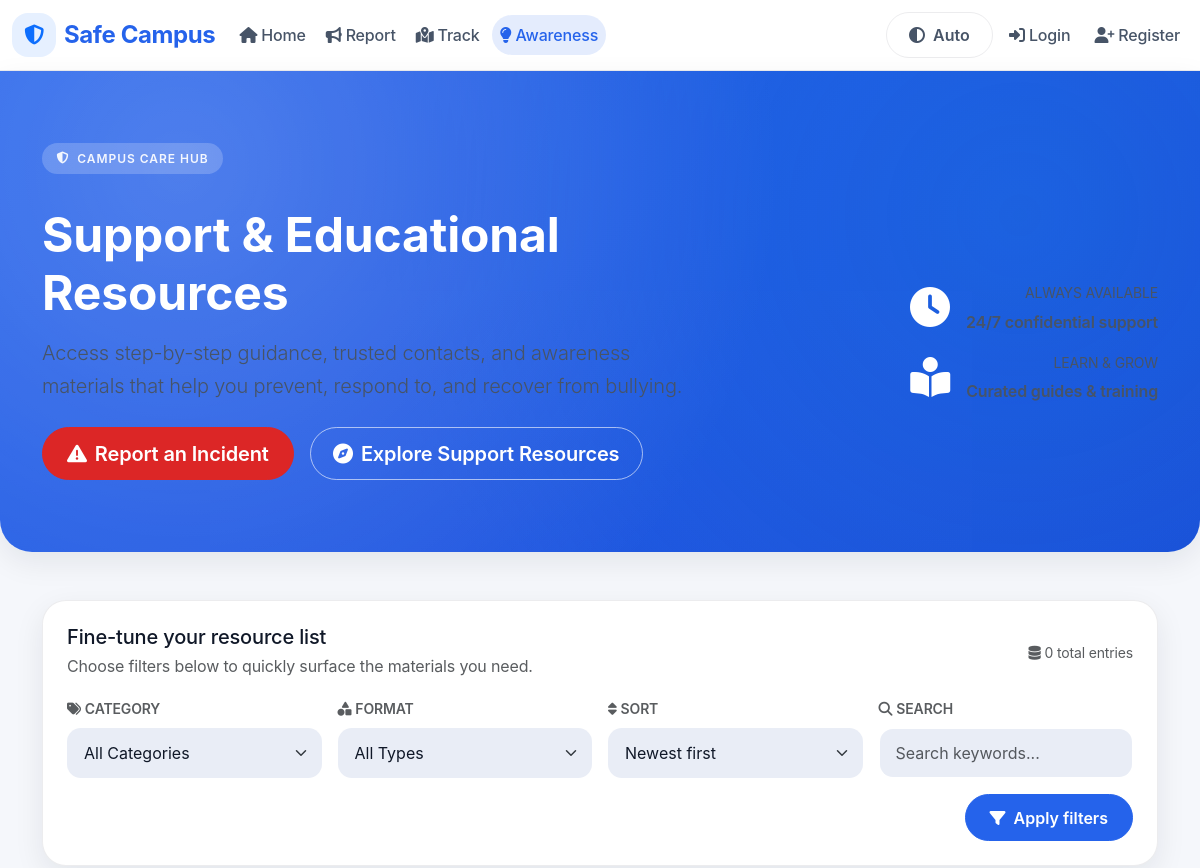
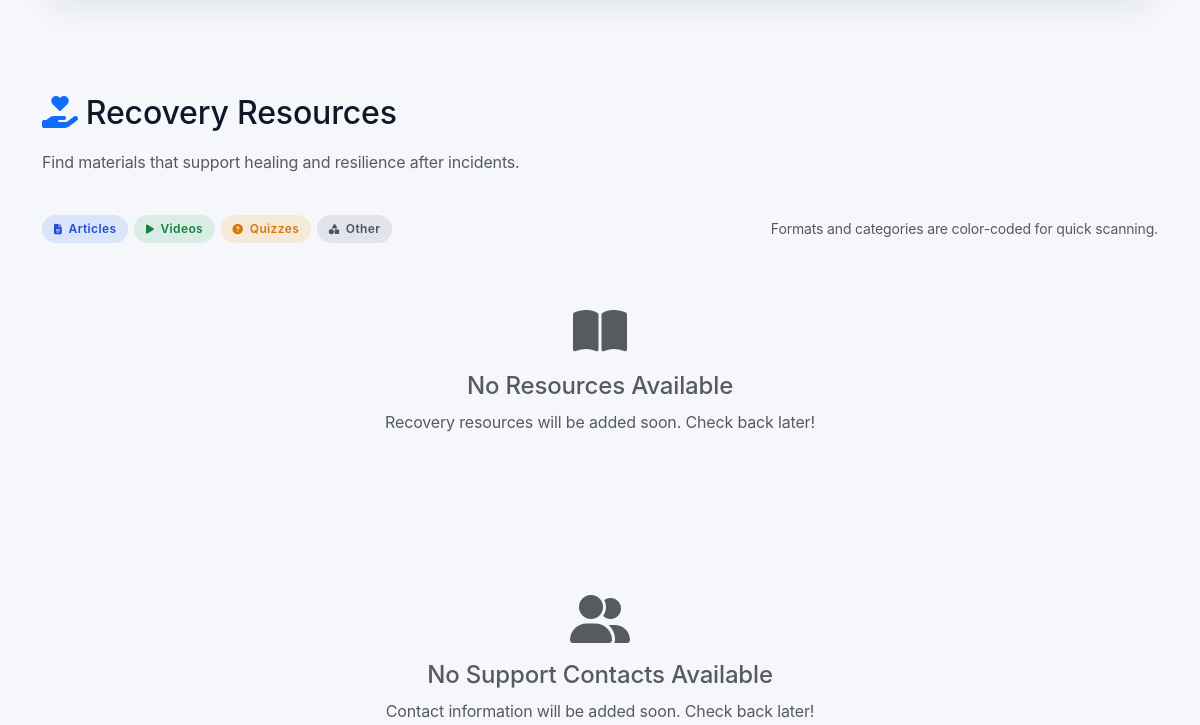
Before: /awareness/ (upper part) with the older database file (2 pictures, top to bottom).
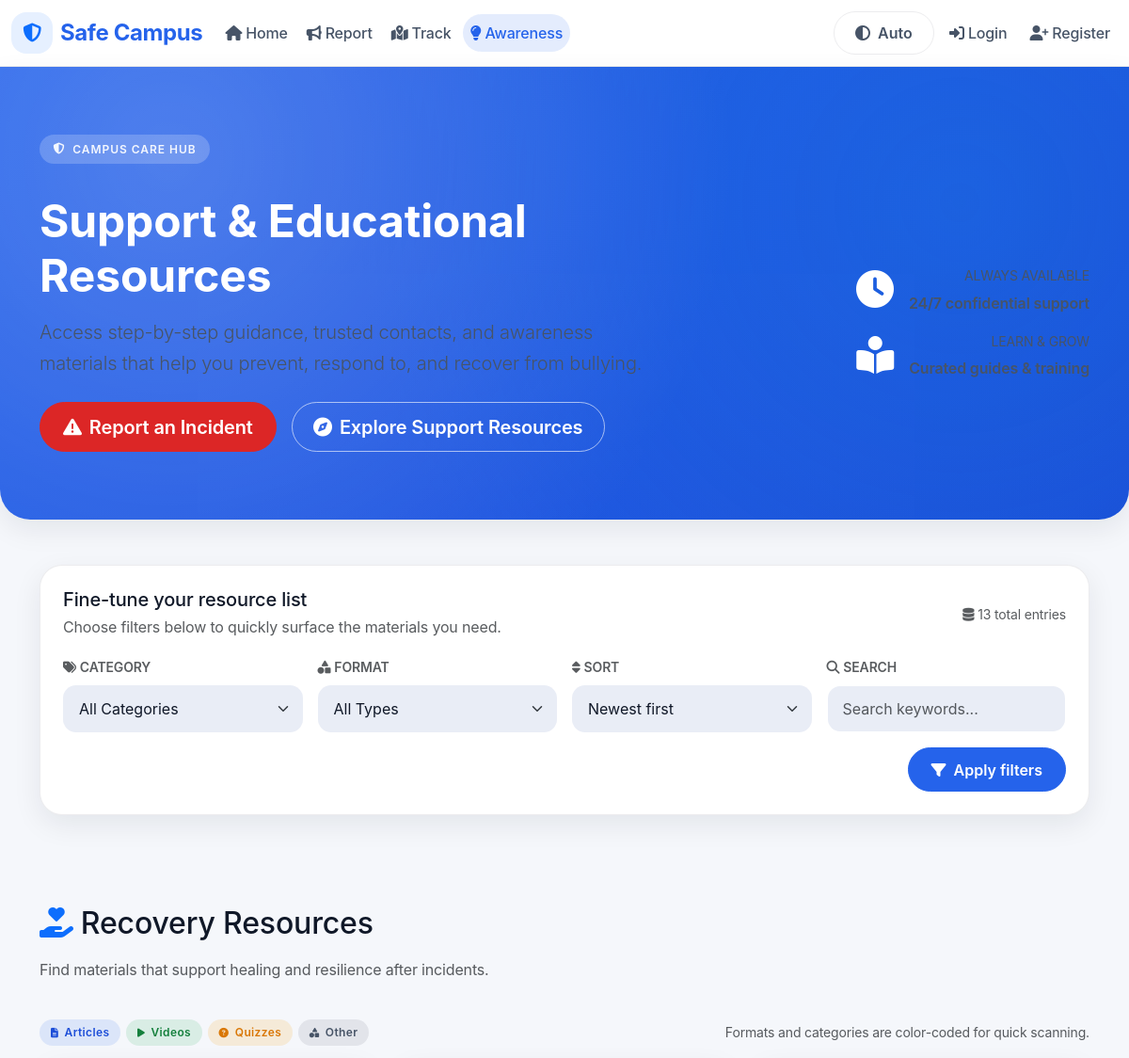
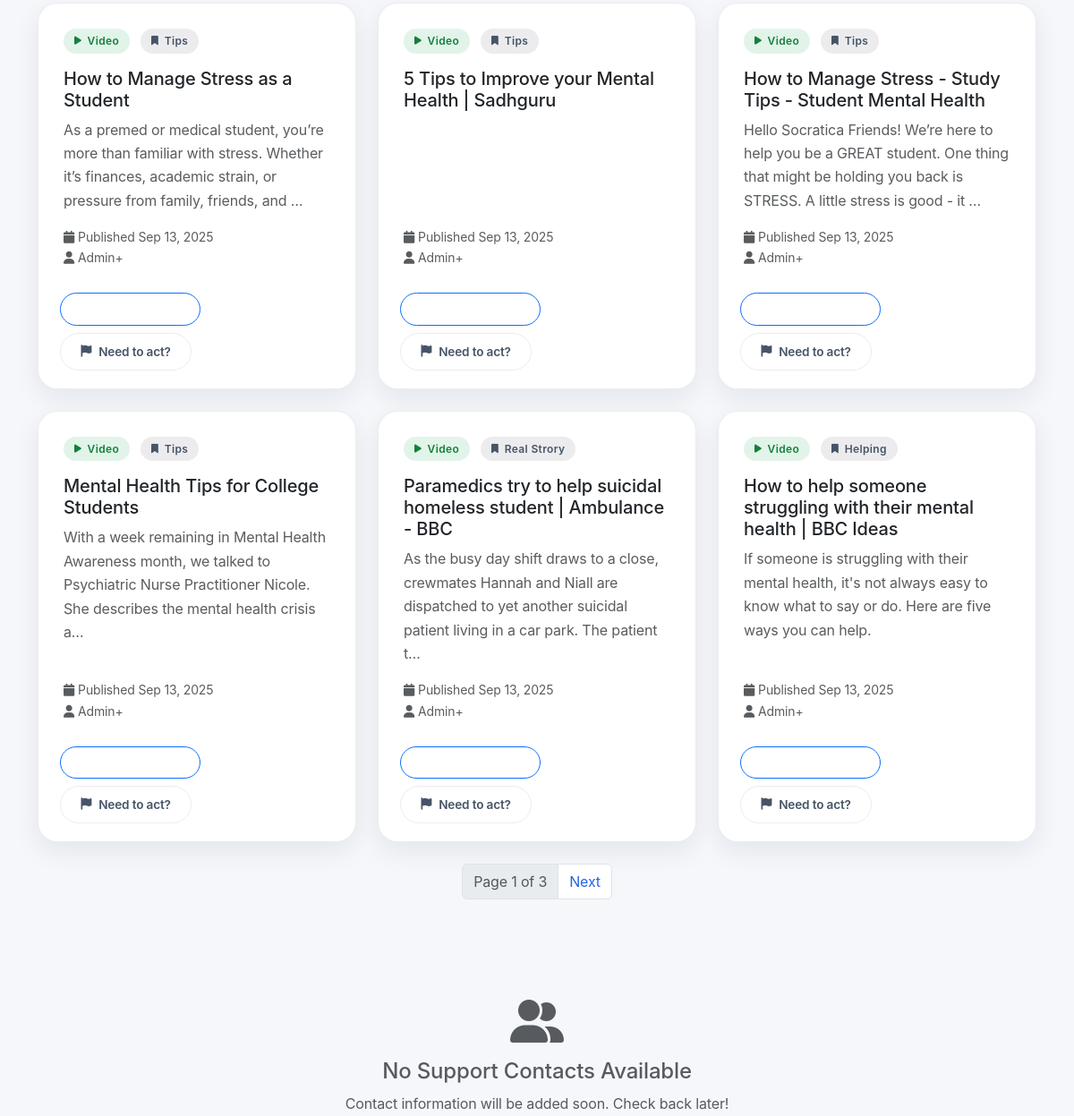
After: the same page with the newer database file (2 pictures, top to bottom).
### tccweb/core/models.py (models this page shows, shortened)
class EducationalResource(models.Model):
    RESOURCE_TYPES = [
        ("article", "Article"),
        ("video", "Video"),
        ("guide", "Guide"),
        ("quiz", "Quiz"),
    ]
    title = models.CharField(max_length=200)
    content = models.TextField(blank=True)
    url = models.URLField(blank=True)
    file = models.FileField(
        upload_to=resource_file_path,
        storage=resource_storage,
        blank=True,
        null=True,
        validators=[
            FileExtensionValidator(["pdf", "mp4"]),
            validate_file_type,
            validate_file_size,
            validate_no_malware,
        ],
    )
    resource_type = models.CharField(max_length=20, choices=RESOURCE_TYPES, default="article")
    category = models.CharField(max_length=50, blank=True)
    is_public = models.BooleanField(default=True)
    created_by = models.ForeignKey(User, on_delete=models.CASCADE, related_name='created_resources')
    created_at = models.DateTimeField(auto_now_add=True)
    class Meta:
        indexes = [
            models.Index(fields=["created_at"]),
            models.Index(fields=["created_by"]),
        ]

### tccweb/user_portal/views.py (the view)
# urls.py: path('awareness/', views.admin_awareness, name='admin_awareness'),
def awareness(request):
    try:
        resources = (
            EducationalResource.objects.filter(is_public=True)
            .select_related("created_by")
        )
    except Exception:
        logger.exception("Failed to load resources")
        resources = EducationalResource.objects.none()
        messages.error(request, "Unable to load resources.")
    category = request.GET.get('category')
    resource_type = request.GET.get('type')
    query = request.GET.get('q')
    sort = request.GET.get('sort', '-created_at')
    if category and category != 'all':
        resources = resources.filter(category=category)
    if resource_type and resource_type != 'all':
        resources = resources.filter(resource_type=resource_type)
    if query:
        resources = resources.filter(Q(title__icontains=query) | Q(content__icontains=query))
    allowed_sorts = ['title', '-title', 'created_at', '-created_at']
    if sort not in allowed_sorts:
        sort = '-created_at'
    resources = resources.order_by(sort)
    paginator = Paginator(resources, 6)
    page_number = request.GET.get('page')
    page_obj = paginator.get_page(page_number)
    try:
        contacts_qs = SupportContact.objects.filter(is_available=True).order_by('name')
    except Exception:
        logger.exception("Failed to load support contacts")
        contacts_qs = SupportContact.objects.none()
        messages.error(request, "Unable to load support contacts.")
    contacts_paginator = Paginator(contacts_qs, 6)
    contacts_page_number = request.GET.get('contact_page')
    contacts_page = contacts_paginator.get_page(contacts_page_number)
    context = {
        'resources': page_obj,
        'contacts': contacts_page,
        'category': category or 'all',
        'type': resource_type or 'all',
        'query': query or '',
        'sort': sort,
    }
    return render(request, 'awareness.html', context)

### tccweb/core/context_processors.py (called while the page is built)
def google_keys(request):
    return {
        "GOOGLE_MAPS_API_KEY": getattr(settings, "GOOGLE_MAPS_API_KEY", ""),
        "GOOGLE_CLIENT_ID": getattr(settings, "GOOGLE_CLIENT_ID", ""),
    }

def enable_2fa_banner(request):
    user = getattr(request, "user", None)
    should_show_banner = False
    setup_url = resolve_2fa_setup_url()
    if user and user.is_authenticated:
        should_show_banner = not user_has_confirmed_2fa(user)
    if should_show_banner and not setup_url:
        should_show_banner = False
    return {
        "enable_2fa_banner": should_show_banner,
        "enable_2fa_setup_url": setup_url,
    }

def auto_logout_settings(request):
    timeout = getattr(settings, "AUTO_LOGOUT_TIMEOUT", 0)
    try:
        timeout_seconds = int(timeout)
    except (TypeError, ValueError):
        timeout_seconds = 0
    return {
        "auto_logout_timeout_seconds": max(timeout_seconds, 0),
    }

### tccweb/user_portal/context_processors.py (called while the page is built, shortened)
def unread_messages(request):
    if not request.user.is_authenticated or ChatMessage is None:
        return {"unread_messages": 0, "admin_alerts": 0}

### tccweb/user_portal/templates/awareness.html (shortened to what the changed rows need)
{% extends "base.html" %}
{% block content %}
<section class="awareness-hero text-white py-5">
    <div class="container py-4">
        <div class="row align-items-center g-4 mt-2">
            <div class="col-lg-7">
                <h1 class="display-5 fw-bold mb-3">Support &amp; Educational Resources</h1>
            </div>
        </div>
    </div>
</section>
<section class="py-5">
    <div class="container">
        <div class="filter-card" role="search">
            <div class="d-flex flex-column flex-md-row justify-content-between align-items-md-center gap-3 mb-3">
                <div>
                    <h2 class="h5 mb-1">Fine-tune your resource list</h2>
                    <p class="text-muted mb-0">Choose filters below to quickly surface the materials you need.</p>
                </div>
                <div class="text-md-end text-muted small">
                    <i class="fas fa-database me-1"></i>{{ resources.paginator.count }} total entries
                </div>
            </div>
        </div>
    </div>
</section>
<section class="py-5" id="resources">
    <div class="container">
        <div class="row mb-4">
            <div class="col-12">
                <h2 class="mb-3"><i class="fas fa-hand-holding-heart me-2 text-primary"></i>Recovery Resources</h2>
            </div>
        </div>
                        <div id="resourcesContent" class="d-none" aria-live="polite">
            {% if resources %}
            <div class="row g-4" id="resourcesContainer">
                {% for resource in resources %}
                <div class="col-md-6 col-lg-4 resource-item"
                     data-category="{{ resource.category }}"
                     data-type="{{ resource.resource_type }}">
                    <div class="card h-100">
                        <div class="card-body d-flex flex-column gap-3">
                            <div class="status-stack resource-meta">
                                <span class="status-pill {% if resource.resource_type == 'article' %}status-pill-primary{% elif resource.resource_type == 'video' %}status-pill-success{% elif resource.resource_type == 'quiz' %}status-pill-warning{% else %}status-pill-secondary{% endif %}">
                                    <i class="fas
                                    {% if resource.resource_type == 'article' %}fa-file-alt
                                    {% elif resource.resource_type == 'video' %}fa-play
                                    {% elif resource.resource_type == 'quiz' %}fa-question-circle
                                    {% else %}fa-shapes
                                    {% endif %}"></i>
                                    {{ resource.resource_type|title }}
                                </span>
                                {% if resource.category %}
                                <span class="status-pill status-pill-neutral">
                                    <i class="fas fa-bookmark"></i>{{ resource.category|title }}
                                </span>
                                {% endif %}
                            </div>
                            <div>
                                <h3 class="h5 mb-2 text-break">{{ resource.title }}</h3>
                                <p class="mb-0 text-muted">{{ resource.content|striptags|truncatechars:150 }}</p>
                            </div>
                            <div class="mt-auto small text-muted">
                                <div><i class="fas fa-calendar me-1"></i>Published {{ resource.created_at|date:"M d, Y" }}</div>
                                {% if resource.created_by %}
                                <div><i class="fas fa-user me-1"></i>{{ resource.created_by.get_full_name|default:resource.created_by.username }}</div>
                                {% endif %}
                            </div>
                        </div>
                        <div class="card-footer bg-transparent border-0 pt-0">
                            <div class="d-flex flex-wrap gap-2">
                                {% if resource.url %}
                                    <a class="btn btn-outline-primary btn-sm btn-icon" href="{{ resource.url }}" target="_blank" rel="noopener">
                                        <i class="fas fa-external-link-alt"></i>
                                        <span>Open Resource</span>
                                    </a>
                                {% else %}
                                    <button class="btn btn-outline-primary btn-sm btn-icon" data-bs-toggle="modal"
                                            data-bs-target="#resourceModal" data-resource-id="{{ resource.id }}">
                                        <i class="fas fa-eye"></i>
                                        <span>View Details</span>
                                    </button>
                                {% endif %}
                                {% if resource.url %}
                                    <a class="btn btn-outline-secondary btn-sm btn-icon" href="{% url 'submit_report' %}" aria-label="Report concern after reading {{ resource.title }}">
                                        <i class="fas fa-flag"></i>
                                        <span>Need to act?</span>
                                    </a>
                                {% endif %}
                            </div>
                        </div>
                    </div>
                </div>
                {% endfor %}
            </div>
            {% if resources.has_other_pages %}
            <nav aria-label="Resource pagination" class="mt-4">
                <ul class="pagination justify-content-center">
                    <li class="page-item disabled"><span class="page-link">Page {{ resources.number }} of {{ resources.paginator.num_pages }}</span></li>
                    {% if resources.has_next %}
                    <li class="page-item">
                        <a class="page-link" href="?q={{ query }}&category={{ category }}&type={{ type }}&sort={{ sort }}&contact_page={{ contacts.number }}&page={{ resources.next_page_number }}">Next</a>
                    </li>
                    {% endif %}
                </ul>
            </nav>
            {% endif %}
            {% else %}
            <div class="text-center py-5">
                <i class="fas fa-book-open text-muted" style="font-size: 3rem;"></i>
                <h4 class="mt-3 text-muted">No Resources Available</h4>
                <p class="text-muted">Recovery resources will be added soon. Check back later!</p>
            </div>
            {% endif %}
        </div>
    </div>
</section>
{% endblock %}

Changed rows visible on the page:
added EducationalResource: resource_type "Video", category "Tips", title "How to Manage Stress as a Student", content "As a premed or medical student, you’re more than familiar with stress. Whether it’s finances, academic strain, or pressure from family, friends, and …", created_at "Sep 13, 2025", created_by.get_full_name "Admin+"
added EducationalResource: resource_type "Video", category "Tips", title "5 Tips to Improve your Mental Health | Sadhguru", created_at "Sep 13, 2025", created_by.get_full_name "Admin+"
added EducationalResource: resource_type "Video", category "Tips", title "How to Manage Stress - Study Tips - Student Mental Health", content "Hello Socratica Friends! We’re here to help you be a GREAT student. One thing that might be holding you back is STRESS. A little stress is good - it …", created_at "Sep 13, 2025", created_by.get_full_name "Admin+"
added EducationalResource: resource_type "Video", category "Tips", title "Mental Health Tips for College Students", content "With a week remaining in Mental Health Awareness month, we talked to Psychiatric Nurse Practitioner Nicole. She describes the mental health crisis a…", created_at "Sep 13, 2025", created_by.get_full_name "Admin+"
added EducationalResource: resource_type "Video", category "Real Strory", title "Paramedics try to help suicidal homeless student | Ambulance - BBC", content "As the busy day shift draws to a close, crewmates Hannah and Niall are dispatched to yet another suicidal patient living in a car park. The patient t…", created_at "Sep 13, 2025", created_by.get_full_name "Admin+"
added EducationalResource: resource_type "Video", category "Helping", title "How to help someone struggling with their mental health | BBC Ideas", content "If someone is struggling with their mental health, it's not always easy to know what to say or do. Here are five ways you can help.", created_at "Sep 13, 2025", created_by.get_full_name "Admin+"
Other visible differences:
{{ resources.paginator.count }}: "0" → "13"
{{ resources.number }}: (not shown) → "1"
{{ resources.paginator.num_pages }}: (not shown) → "3"
text no longer shown: "No Resources Available Recovery resources will be added soon. Check back later!"
text now shown: "Page of Next"
